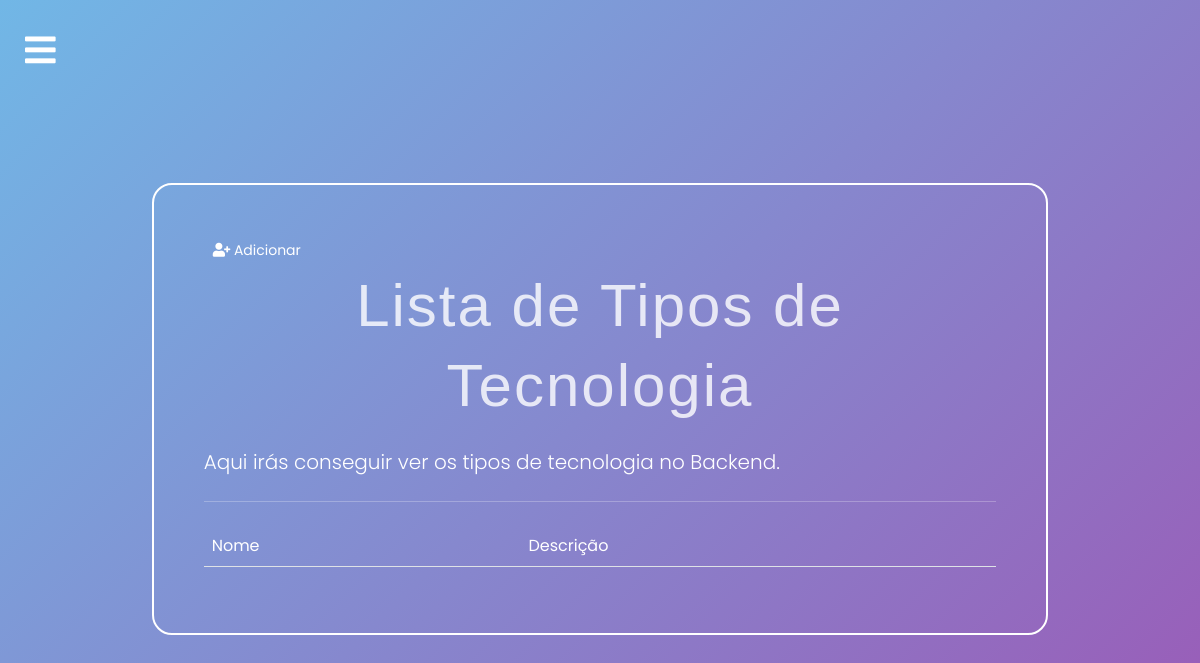
/backend/tipo-tecnologias/list/ (signed in), run on an earlier commit of the app's database.
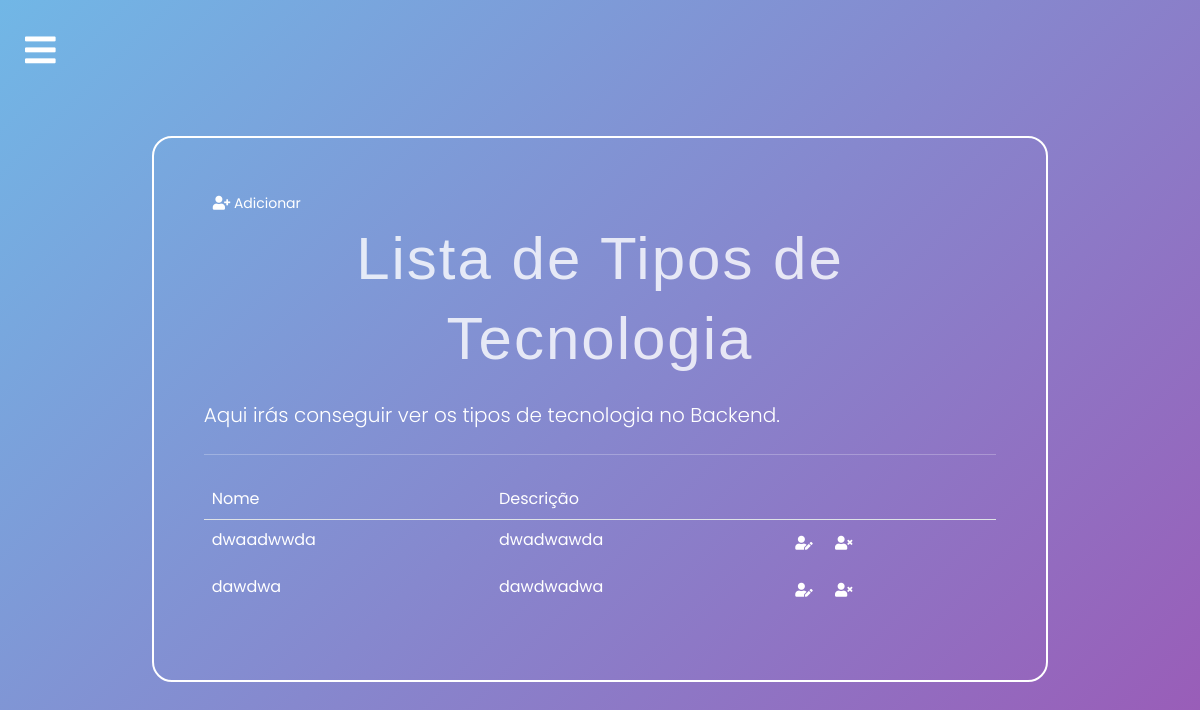
And on a later commit of the database.
### portofolio/models.py (models this page shows, shortened)
class TipoTecnologia(models.Model):
    nome = models.CharField(max_length=255)
    descricao = models.TextField()

### portofolio/views.py (the view)
# urls.py: path('backend/tipo-tecnologias/list/', views.tipo_tecnologias_list, name='tipo_tecnologias_list'), # get req. to retrieve and display all records
@login_required
def tipo_tecnologias_list(request):
        context = {'tipo_tecnologias_list': TipoTecnologia.objects.all()}
        return render(request, 'portofolio/tipos/tipo_tecnologias/tipo_tecnologia_list.html', context)

### portofolio/templates/portofolio/tipos/tipo_tecnologias/tipo_tecnologia_list.html (shortened to what this page needs)
{%extends 'portofolio/base.html' %}
{%load crispy_forms_tags%}
{%block content%}
<div class="container">
    <div class="col-md-10 offset-md-1 mt-5">
        <div class="limiter-form jumbotron">
            <a href="{%url 'portofolio:tipo_tecnologias_insert'%}" class="btn btn-primary btn-sm">
                <i class="fas fa-user-plus"></i>
                Adicionar
            </a>
            <h1 class="display-4">Lista de Tipos de Tecnologia</h1>
            <p class="lead">Aqui irás conseguir ver os tipos de tecnologia no Backend.</p>
            <hr class="my-4">
            <table class="table table-borderless">
                <thead class="border-bottom font-weight-bold">
                    <tr>
                        <td>Nome</td>
                        <td>Descrição</td>
                    </tr>
                    <tbody>
                        {%for tipos in tipo_tecnologias_list%}
                        <tr>
                            <td>{{tipos.nome}}</td>
                            <td>{{tipos.descricao}}</td>
                            <td>
                                <a href="{%url 'portofolio:tipo_tecnologia_update' tipos.id%}" class="btn btn-warning btn-sm">
                                    <i class="fas fa-user-edit"></i>
                                </a>
                                <form action="{%url 'portofolio:tipo_tecnologia_delete' tipos.id%}" method="post" class="d-inline">
                                    <button type="submit" class="btn btn-danger btn-sm">
                                        <i class="fas fa-user-times"></i>
                                    </button>
                                </form>
                            </td>
                        </tr>
                        {% endfor %}
                    </tbody>
                </thead>
            </table>
        </div>
    </div>
</div>
{%endblock%}

What changed in the data, as far as the page shows it:
added TipoTecnologia: nome "dwaadwwda", descricao "dwadwawda"
added TipoTecnologia: nome "dawdwa", descricao "dawdwadwa"
